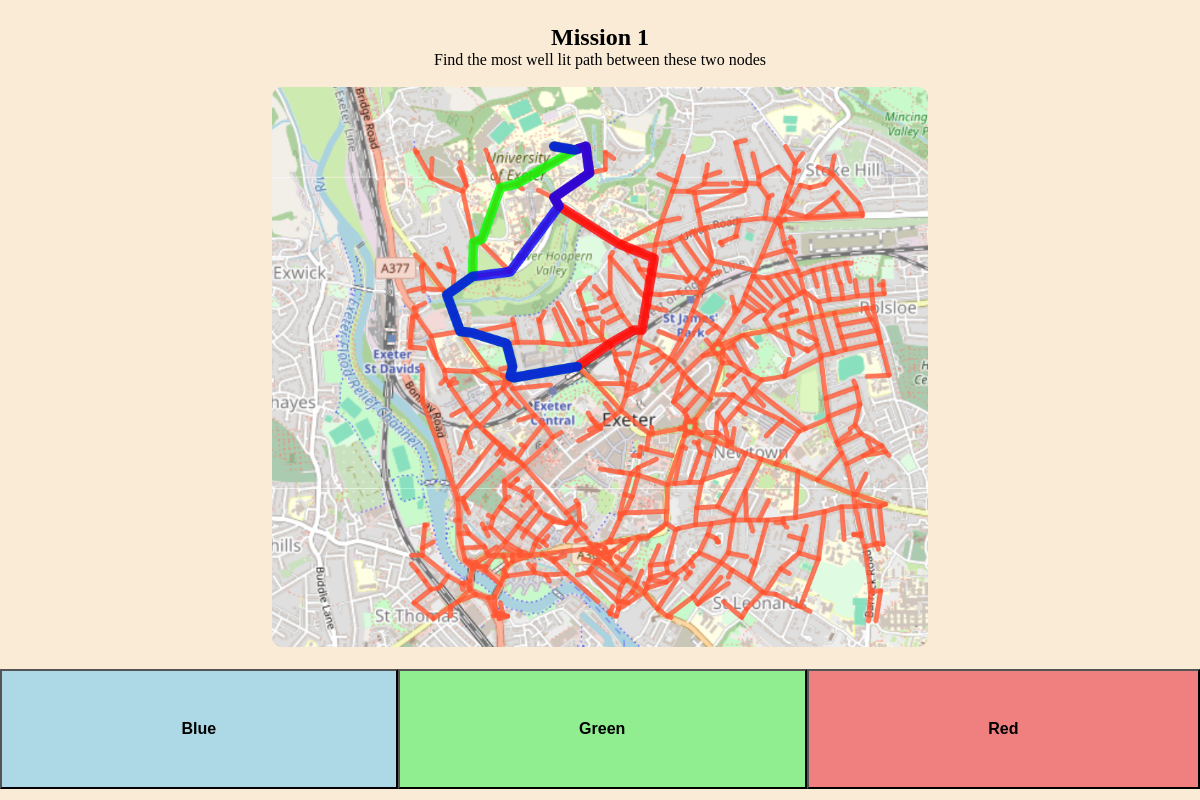
Before: /mission_display?id=1 with the older database file.
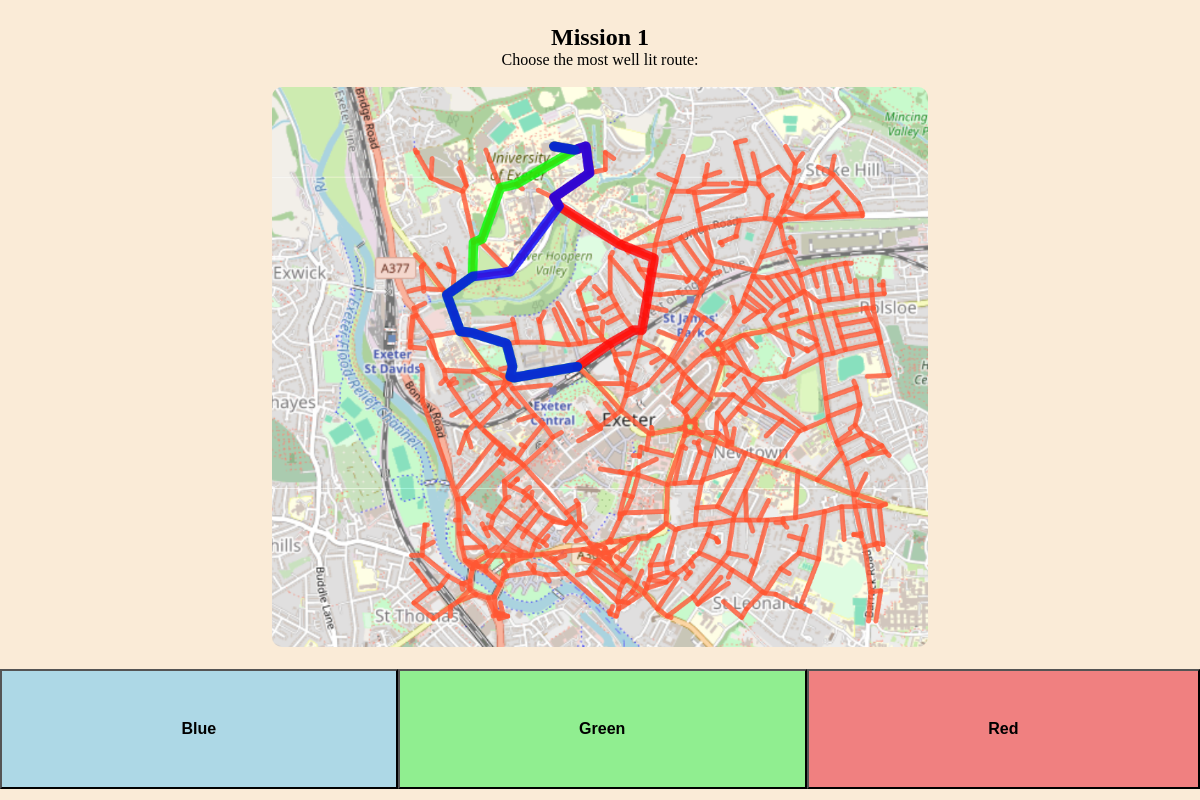
After: the same page with the newer database file.
### tables this page shows
CREATE TABLE missions(missionID INTEGER PRIMARY KEY, question TEXT, focusIndicator TEXT CHECK(focusIndicator IN ('length','lighting','crime','greenery','gradient')), startNode INTEGER, endNode INTEGER, FOREIGN KEY(startNode) REFERENCES nodes(nodeID), FOREIGN KEY(endNode) REFERENCES nodes(nodeID));

### demo/server.py (the view)
@app.route("/mission_display", methods=["GET", "POST"])
def mission_display():
    if request.method == "GET":
        myDatabase = DatabaseMethods()
        try:
            id = request.args.get('id', type=int)
            if id == None:
                myDatabase.closeConnection()
                return redirect("missions_t1")
            database_response = myDatabase.getMissionQuestion(id)
            if database_response == None or database_response == []:
                myDatabase.closeConnection()
                return redirect("missions_t1")
            if database_response[0] == None:
                myDatabase.closeConnection()
                return redirect("missions_t1")
            question = database_response[0][0]
            myDatabase.closeConnection()
            return render_template("mission_display.html", question=question)
        except:
            myDatabase.closeConnection()
            return redirect("missions_t1")

### demo/database_methods.py (called while the page is built)
    def getMissionQuestion(self, missionID):
        try:
            cursor=self.connection.cursor()
            cursor.execute("SELECT question from missions WHERE missionID =?", (missionID,))
            missionSelectData=cursor.fetchall()
            cursor.close()
            return(missionSelectData)
        except(sqlite3.ProgrammingError):
            print("Database connection has already been closed")

    def closeConnection(self): #please call this when you're finished
        self.connection.commit()
        self.connection.close()

### demo/templates/mission_display.html (shortened to what this page needs)
<!DOCTYPE html>
<html lang="en">
<head>
    <link rel="stylesheet" href="{{ url_for('static', filename='mission_style.css') }}">
</head>
<body>
    <div id="mission_display">
        <h2>Mission 1</h2>
        <p>{{ question }}</p>
        <br>
        <img id="missionpic" src="{{ url_for('static', filename='MissionRouteExample.png') }}" alt="Picture of the map with 3 routes displayed">
        <br>
        <div class="options">
            <input class="optionbutton" id="bluebutton" type="button" value="Blue">
            <input class="optionbutton" id="greenbutton" type="button" value="Green">
            <input class="optionbutton" id="redbutton" type="button" value="Red">
        </div>
    </div>
</body>
</html>

### demo/static/mission_style.css (style rules this page uses)
* { margin: 0; padding: 0; }
body { padding-top: 2%; background-color: antiquewhite; }
#mission_display { text-align: center; }
.options { display: grid; grid-template-columns: auto auto auto; height: 15vh; }
#missionpic { border-radius: 10px; height: 70vh; }
#bluebutton { background-color: lightblue; }
#greenbutton { background-color: lightgreen; }
#redbutton { background-color: lightcoral; }
.optionbutton { font-size: 16px; font-weight: bold; }

Changed rows visible on the page:
changed missions: question "Find the most well lit path between these two nodes" → "Choose the most well lit route:"
